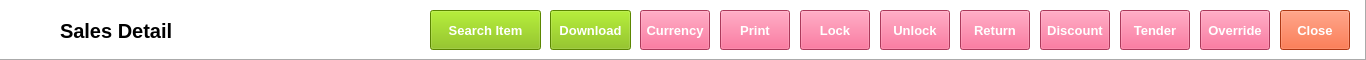
  <widget class="QFrame" name="frame">
   <property name="geometry">
    <rect>
     <x>0</x>
     <y>0</y>
     <width>1366</width>
     <height>60</height>
    </rect>
   </property>
   <property name="autoFillBackground">
    <bool>false</bool>
   </property>
   <property name="styleSheet">
    <string notr="true">background-color: rgb(255, 255, 255);</string>
   </property>
   <property name="frameShape">
    <enum>QFrame::Panel</enum>
   </property>
   <property name="frameShadow">
    <enum>QFrame::Raised</enum>
   </property>
   <widget class="QLabel" name="label">
    <property name="geometry">
     <rect>
      <x>10</x>
      <y>10</y>
      <width>38</width>
      <height>32</height>
     </rect>
    </property>
    <property name="text">
     <string/>
    </property>
    <property name="pixmap">
     <pixmap>../../Documents/GitHub/python-pos/img/POS Touch.png</pixmap>
    </property>
    <property name="scaledContents">
     <bool>true</bool>
    </property>
   </widget>
   <widget class="QLabel" name="label_2">
    <property name="geometry">
     <rect>
      <x>60</x>
      <y>10</y>
      <width>181</width>
      <height>41</height>
     </rect>
    </property>
    <property name="font">
     <font>
      <family>Segoe UI</family>
      <pointsize>15</pointsize>
      <weight>75</weight>
      <bold>true</bold>
     </font>
    </property>
    <property name="text">
     <string>Sales Detail</string>
    </property>
    <property name="textFormat">
     <enum>Qt::PlainText</enum>
    </property>
   </widget>
   <widget class="QPushButton" name="pushButtonClose">
    <property name="geometry">
     <rect>
      <x>1280</x>
      <y>10</y>
      <width>70</width>
      <height>40</height>
     </rect>
    </property>
    <property name="font">
     <font>
      <family>Segoe UI</family>
      <pointsize>10</pointsize>
      <weight>75</weight>
      <bold>true</bold>
     </font>
    </property>
    <property name="styleSheet">
     <string notr="true">background-color: rgb(243, 79, 28);
color: rgb(255, 255, 255);</string>
    </property>
    <property name="text">
     <string>Close</string>
    </property>
    <property name="flat">
     <bool>false</bool>
    </property>
   </widget>
   <widget class="QPushButton" name="pushButtonOverride">
    <property name="geometry">
     <rect>
      <x>1200</x>
      <y>10</y>
      <width>70</width>
      <height>40</height>
     </rect>
    </property>
    <property name="font">
     <font>
      <family>Segoe UI</family>
      <pointsize>10</pointsize>
      <weight>75</weight>
      <bold>true</bold>
     </font>
    </property>
    <property name="styleSheet">
     <string notr="true">background-color: rgb(240, 80, 128);
color: rgb(255, 255, 255);</string>
    </property>
    <property name="text">
     <string>Override</string>
    </property>
    <property name="flat">
     <bool>false</bool>
    </property>
   </widget>
   <widget class="QPushButton" name="pushButtonTender">
    <property name="geometry">
     <rect>
      <x>1120</x>
      <y>10</y>
      <width>70</width>
      <height>40</height>
     </rect>
    </property>
    <property name="font">
     <font>
      <family>Segoe UI</family>
      <pointsize>10</pointsize>
      <weight>75</weight>
      <bold>true</bold>
     </font>
    </property>
    <property name="styleSheet">
     <string notr="true">background-color: rgb(240, 80, 128);
color: rgb(255, 255, 255);</string>
    </property>
    <property name="text">
     <string>Tender</string>
    </property>
    <property name="flat">
     <bool>false</bool>
    </property>
   </widget>
   <widget class="QPushButton" name="pushButtonDiscount">
    <property name="geometry">
     <rect>
      <x>1040</x>
      <y>10</y>
      <width>70</width>
      <height>40</height>
     </rect>
    </property>
    <property name="font">
     <font>
      <family>Segoe UI</family>
      <pointsize>10</pointsize>
      <weight>75</weight>
      <bold>true</bold>
     </font>
    </property>
    <property name="styleSheet">
     <string notr="true">background-color: rgb(240, 80, 128);
color: rgb(255, 255, 255);</string>
    </property>
    <property name="text">
     <string>Discount</string>
    </property>
    <property name="flat">
     <bool>false</bool>
    </property>
   </widget>
   <widget class="QPushButton" name="pushButtonReturn">
    <property name="geometry">
     <rect>
      <x>960</x>
      <y>10</y>
      <width>70</width>
      <height>40</height>
     </rect>
    </property>
    <property name="font">
     <font>
      <family>Segoe UI</family>
      <pointsize>10</pointsize>
      <weight>75</weight>
      <bold>true</bold>
     </font>
    </property>
    <property name="styleSheet">
     <string notr="true">background-color: rgb(240, 80, 128);
color: rgb(255, 255, 255);</string>
    </property>
    <property name="text">
     <string>Return</string>
    </property>
    <property name="flat">
     <bool>false</bool>
    </property>
   </widget>
   <widget class="QPushButton" name="pushButtonUnlock">
    <property name="geometry">
     <rect>
      <x>880</x>
      <y>10</y>
      <width>70</width>
      <height>40</height>
     </rect>
    </property>
    <property name="font">
     <font>
      <family>Segoe UI</family>
      <pointsize>10</pointsize>
      <weight>75</weight>
      <bold>true</bold>
     </font>
    </property>
    <property name="styleSheet">
     <string notr="true">background-color: rgb(240, 80, 128);
color: rgb(255, 255, 255);</string>
    </property>
    <property name="text">
     <string>Unlock</string>
    </property>
    <property name="flat">
     <bool>false</bool>
    </property>
   </widget>
   <widget class="QPushButton" name="pushButtonLock">
    <property name="geometry">
     <rect>
      <x>800</x>
      <y>10</y>
      <width>70</width>
      <height>40</height>
     </rect>
    </property>
    <property name="font">
     <font>
      <family>Segoe UI</family>
      <pointsize>10</pointsize>
      <weight>75</weight>
      <bold>true</bold>
     </font>
    </property>
    <property name="styleSheet">
     <string notr="true">background-color: rgb(240, 80, 128);
color: rgb(255, 255, 255);</string>
    </property>
    <property name="text">
     <string>Lock</string>
    </property>
    <property name="flat">
     <bool>false</bool>
    </property>
   </widget>
   <widget class="QPushButton" name="pushButtonPrint">
    <property name="geometry">
     <rect>
      <x>720</x>
      <y>10</y>
      <width>70</width>
      <height>40</height>
     </rect>
    </property>
    <property name="font">
     <font>
      <family>Segoe UI</family>
      <pointsize>10</pointsize>
      <weight>75</weight>
      <bold>true</bold>
     </font>
    </property>
    <property name="styleSheet">
     <string notr="true">background-color: rgb(240, 80, 128);
color: rgb(255, 255, 255);</string>
    </property>
    <property name="text">
     <string>Print</string>
    </property>
    <property name="flat">
     <bool>false</bool>
    </property>
   </widget>
   <widget class="QPushButton" name="pushButtonCurrency">
    <property name="geometry">
     <rect>
      <x>640</x>
      <y>10</y>
      <width>70</width>
      <height>40</height>
     </rect>
    </property>
    <property name="font">
     <font>
      <family>Segoe UI</family>
      <pointsize>10</pointsize>
      <weight>75</weight>
      <bold>true</bold>
     </font>
    </property>
    <property name="styleSheet">
     <string notr="true">background-color: rgb(240, 80, 128);
color: rgb(255, 255, 255);</string>
    </property>
    <property name="text">
     <string>Currency</string>
    </property>
    <property name="flat">
     <bool>false</bool>
    </property>
   </widget>
   <widget class="QPushButton" name="pushButtonDownload">
    <property name="geometry">
     <rect>
      <x>550</x>
      <y>10</y>
      <width>81</width>
      <height>40</height>
     </rect>
    </property>
    <property name="font">
     <font>
      <family>Segoe UI</family>
      <pointsize>10</pointsize>
      <weight>75</weight>
      <bold>true</bold>
     </font>
    </property>
    <property name="styleSheet">
     <string notr="true">background-color: rgb(127, 188, 0);
color: rgb(255, 255, 255);</string>
    </property>
    <property name="text">
     <string>Download</string>
    </property>
    <property name="flat">
     <bool>false</bool>
    </property>
   </widget>
   <widget class="QPushButton" name="pushButtonSearchItem">
    <property name="geometry">
     <rect>
      <x>430</x>
      <y>10</y>
      <width>111</width>
      <height>40</height>
     </rect>
    </property>
    <property name="font">
     <font>
      <family>Segoe UI</family>
      <pointsize>10</pointsize>
      <weight>75</weight>
      <bold>true</bold>
     </font>
    </property>
    <property name="styleSheet">
     <string notr="true">background-color: rgb(127, 188, 0);
color: rgb(255, 255, 255);</string>
    </property>
    <property name="text">
     <string>Search Item</string>
    </property>
    <property name="flat">
     <bool>false</bool>
    </property>
   </widget>
  </widget>
